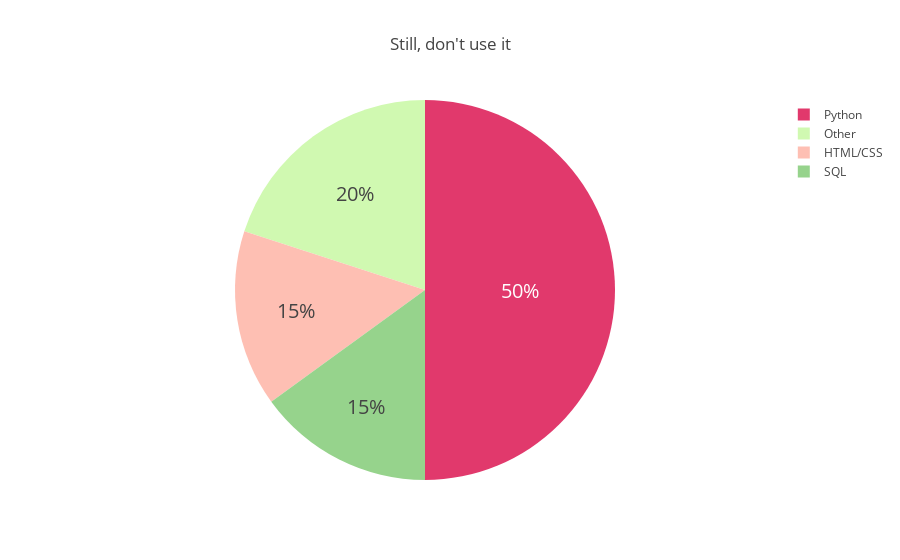

Notebook code for this chart:
### Markdown cell above
## Styled pie chart

### Code cell
labels = ['HTML/CSS','Python','SQL','Other']
values = [15,50,15,20]
colors = ['#FEBFB3', '#E1396C', '#96D38C', '#D0F9B1']

trace = go.Pie(labels=labels, values=values,hoverinfo='label+percent', textinfo='percent', 
               textfont=dict(size=20),marker=dict(colors=colors)
              )

data = [trace]
layout = dict(title="Still, don't use it")
figure = dict(data=data,layout=layout)
iplot(figure)

### Figure 1 — Plotly figure (JSON) as saved in the notebook; plotly's stock layout.template omitted (floating-point values rounded to 4 significant figures)
{"data": [{"hoverinfo": "label+percent", "labels": ["HTML/CSS", "Python", "SQL", "Other"], "marker": {"colors": ["#FEBFB3", "#E1396C", "#96D38C", "#D0F9B1"]}, "textfont": {"size": 20}, "textinfo": "percent", "type": "pie", "values": [15, 50, 15, 20]}], "layout": {"title": "Still, don't use it"}}
